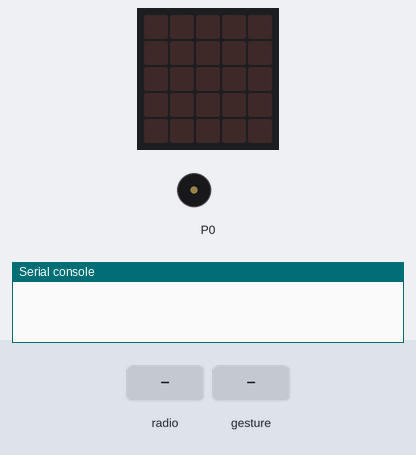
Bench run of a program on a simulated BBC micro:bit (MakeCode). On the bench: the board's 5×5 LED display, buzzer (waves = sounding), the last lines printed to the serial console. The inputs (shaded band) are chosen by the test bench. Random numbers come from a fixed seed; no radio messages arrive unless stated (any console line starting 'radio sent:' is added by the test bench); a tilt is held for 1.5 s and a shake lasts 1 s, then the board lies face up again.

Above: at 1.2 s.
1.3 s: radio message "1" arrives
At 2.5 s:
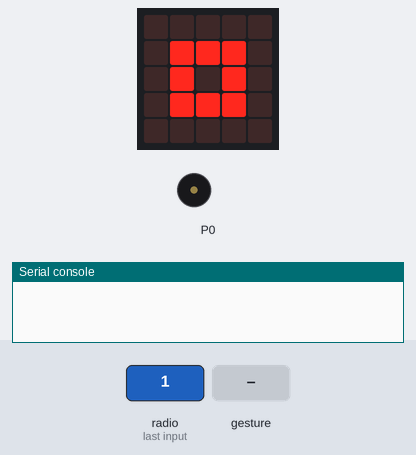
4.3 s: gesture 'shake'
At 5.0 s:
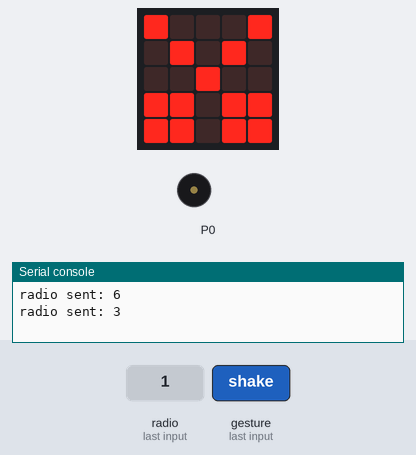
6.0 s: radio message "2" arrives
At 8.7 s:
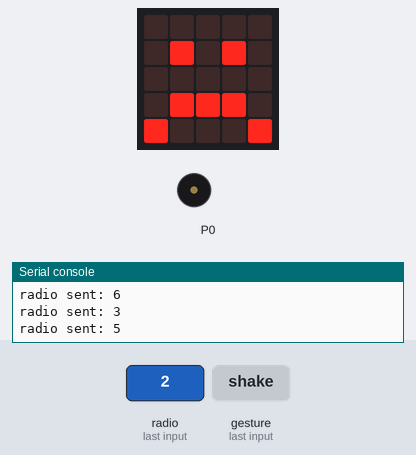
9.0 s: radio message "6" arrives
At 9.6 s:
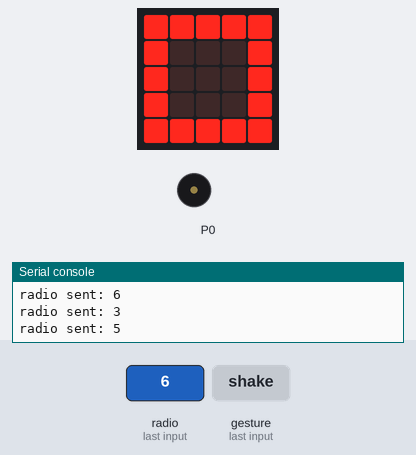
12.0 s: radio message "5" arrives
At 14.5 s:
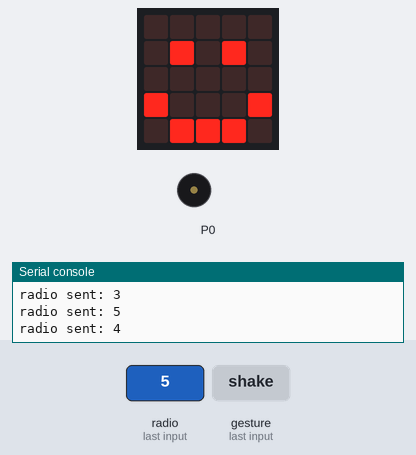
15.0 s: gesture 'shake'
At 15.21 s:
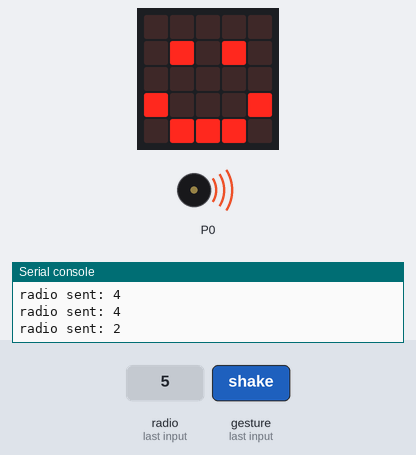
Timing chart, 0 to 17.7 s (numbered marks = the images above; inputs shaded):
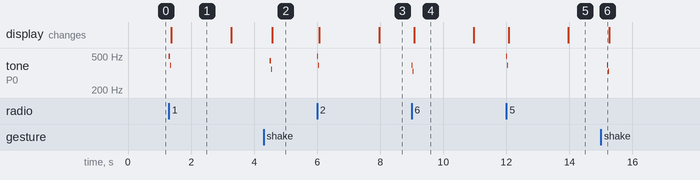

The program:

main.ts
```typescript
radio.onReceivedNumber(function (receivedNumber) {
    HisPlay = randint(1, 3)
    if (HisPlay == 1) {
        music.playTone(494, music.beat(BeatFraction.Sixteenth))
        music.playTone(392, music.beat(BeatFraction.Sixteenth))
        basic.showLeds(`
            . . . . .
            . # # # .
            . # . # .
            . # # # .
            . . . . .
            `)
        basic.pause(1500)
        if (receivedNumber == 1) {
            basic.showIcon(IconNames.No)
            radio.sendNumber(6)
        } else if (receivedNumber == 2) {
            basic.showIcon(IconNames.Sad)
            radio.sendNumber(5)
        } else {
            basic.showIcon(IconNames.Happy)
            radio.sendNumber(4)
        }
    } else if (HisPlay == 2) {
        music.playTone(392, music.beat(BeatFraction.Sixteenth))
        music.playTone(330, music.beat(BeatFraction.Sixteenth))
        basic.showLeds(`
            # # # # #
            # . . . #
            # . . . #
            # . . . #
            # # # # #
            `)
        basic.pause(1500)
        if (receivedNumber == 1) {
            basic.showIcon(IconNames.Happy)
            radio.sendNumber(5)
        } else if (receivedNumber == 2) {
            basic.showIcon(IconNames.No)
            radio.sendNumber(6)
        } else {
            basic.showIcon(IconNames.Sad)
            radio.sendNumber(4)
        }
    } else if (HisPlay == 3) {
        music.playTone(440, music.beat(BeatFraction.Sixteenth))
        music.playTone(349, music.beat(BeatFraction.Sixteenth))
        basic.showLeds(`
            # . . . #
            . # . # .
            . . # . .
            # # . # #
            # # . # #
            `)
        basic.pause(1500)
        if (receivedNumber == 1) {
            basic.showIcon(IconNames.Sad)
            radio.sendNumber(4)
        } else if (receivedNumber == 2) {
            basic.showIcon(IconNames.Happy)
            radio.sendNumber(5)
        } else {
            basic.showIcon(IconNames.No)
            radio.sendNumber(6)
        }
    } else if (false) {

    } else if (false) {

    }
})
input.onGesture(Gesture.Shake, function () {
    MyPlay = randint(1, 3)
    radio.sendNumber(MyPlay)
    if (MyPlay == 1) {
        music.playTone(494, music.beat(BeatFraction.Sixteenth))
        music.playTone(392, music.beat(BeatFraction.Sixteenth))
        basic.showLeds(`
            . . . . .
            . # # # .
            . # . # .
            . # # # .
            . . . . .
            `)
    } else if (MyPlay == 2) {
        music.playTone(392, music.beat(BeatFraction.Sixteenth))
        music.playTone(330, music.beat(BeatFraction.Sixteenth))
        basic.showLeds(`
            # # # # #
            # . . . #
            # . . . #
            # . . . #
            # # # # #
            `)
    } else if (MyPlay == 3) {
        music.playTone(440, music.beat(BeatFraction.Sixteenth))
        music.playTone(349, music.beat(BeatFraction.Sixteenth))
        basic.showLeds(`
            # . . . #
            . # . # .
            . . # . .
            # # . # #
            # # . # #
            `)
    }
})
let MyPlay = 0
let HisPlay = 0
radio.setGroup(10)
```

test.ts
```typescript
// aquí va el archivo "tests"; esto no se compilará cuando este paquete se utilice como una extensión.
```

Measured:
- after the input at 1.3 s, tone on P0: silent → 494 Hz at once, → 392 Hz 0.04 s later, → silent 0.03 s later; the display: changes after 0.07 s (image 1)
- after the input at 4.3 s, tone on P0: silent → 440 Hz after 0.20 s, → 349 Hz 0.04 s later, → silent 0.03 s later; the display: changes after 0.27 s (image 2)
- after the input at 6.0 s, tone on P0: silent → 494 Hz at once, → 392 Hz 0.04 s later, → silent 0.03 s later; the display: first changes after 0.07 s (image 3 shows a later state)
- after the input at 9.0 s, tone on P0: silent → 392 Hz at once, → 330 Hz 0.04 s later, → silent 0.03 s later; the display: changes after 0.07 s (image 4)
- after the input at 12.0 s, tone on P0: silent → 494 Hz at once, → 392 Hz 0.04 s later, → silent 0.03 s later; the display: first changes after 0.07 s (image 5 shows a later state)
- after the input at 15.0 s, tone on P0: silent → 392 Hz after 0.20 s, → 330 Hz 0.04 s later, → silent 0.03 s later
- what the display in image 1 shows lasts 1.9 s, from 1.4 s to 3.3 s
